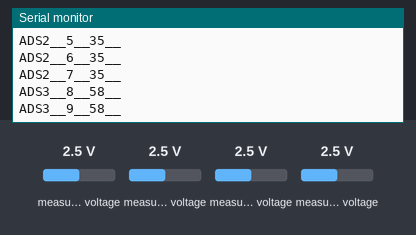
Recording of a sketch running on a simulated Arduino Uno, built with avr-gcc and run on an emulated ATmega328P. On the bench: the last lines printed to the serial monitor. Wiring (inferred from the names in the program): ADS1115 converter at I2C address 0x48; ADS1115 converter at I2C address 0x49; ADS1115 converter at I2C address 0x4A. Inputs (shaded band) come from the test bench; at power-on: measured voltage 2.5 V.

Above: at 1.2 s.
1.3 s: measured voltage (sensor 200) set to 0.1 V
At 2.0 s:
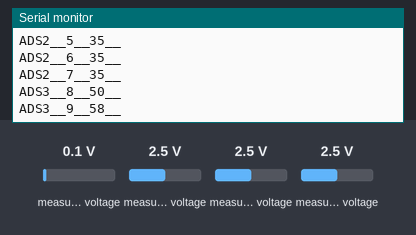
2.8 s: measured voltage (sensor 201) set to 0.1 V
At 3.6 s:
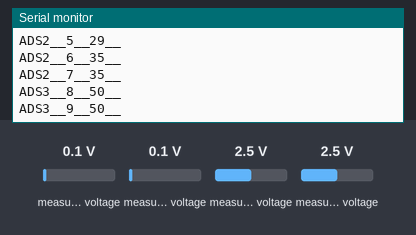
4.3 s: measured voltage (sensor 202) set to 0.1 V
5.8 s: measured voltage (sensor 203) set to 0.1 V
At 6.7 s:
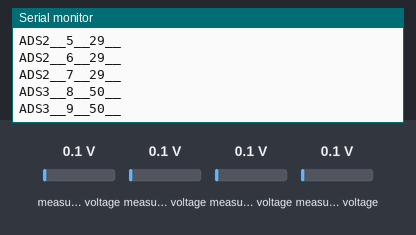
7.3 s: measured voltage (sensor 200) set to 1.2 V
At 7.8 s:
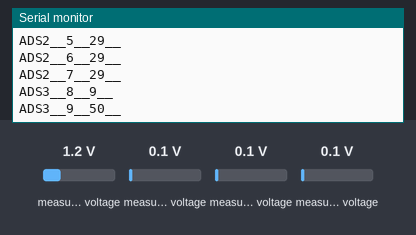
8.8 s: measured voltage (sensor 201) set to 1.2 V
At 9.3 s:
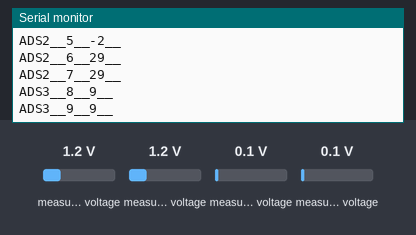
Timing chart, 0 to 11.3 s (numbered marks = the images above; inputs shaded):
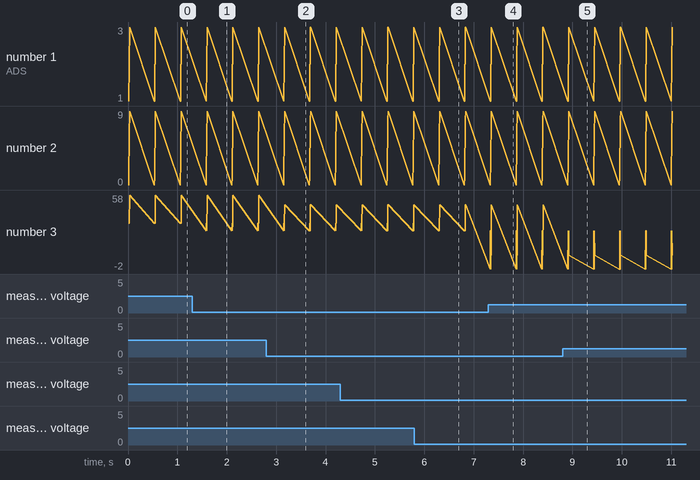

Measured:
- after the input at 1.3 s, the serial monitor: prints a new line after 0.28 s (image 1)
- after the input at 2.8 s, the serial monitor: prints a new line after 0.35 s (image 2)
- after the input at 5.8 s, the serial monitor: prints a new line after 0.50 s (image 3)
- after the input at 7.3 s, the serial monitor: prints a new line at once (image 4)
- after the input at 8.8 s, the serial monitor: prints a new line after 0.11 s (image 5)

The sketch:

TestAdsLite.ino
```cpp
#include<ADS1115_lite.h>

ADS1115_lite ads(ADS1115_ADDRESS_ADDR_GND);  // 0x48 addr pin connected to GND
ADS1115_lite ads1(ADS1115_ADDRESS_ADDR_VDD);  // 0x48 addr pin connected to GND
ADS1115_lite ads2(ADS1115_ADDRESS_ADDR_SDA);  // 0x48 addr pin connected to GND
ADS1115_lite ads3(ADS1115_ADDRESS_ADDR_SCL);  // 0x48 addr pin connected to GND

float tempsPel[10];

float vin = 3260;
float volt = 0;
float R1 = 10500; //10 RES
float R2 = 0;
float buffercon = 0;


void setup() {
  Serial.begin(115200);
  delay(10);
  ads_config_all(); // call to ads_config function
}

void loop() {

  for (uint8_t i = 0; i < 10; i++) {
    tempsPel[i] = readTempPel(i);
  }

  /*
    volt = (float)ads2_read() * 0.125; //voltaje 0.125 -> 1 gain // 0.1875 -> 2/3 gain
    buffercon = (vin / volt) - 1;
    R2 = R1 * buffercon;
    Serial.println(R2);
  */

  delay(500);
}

void ads_config_all() {
  ads.setGain(ADS1115_REG_CONFIG_PGA_4_096V); // GAIN_ONE and resolution to ± 4.096V
  ads.setSampleRate(ADS1115_REG_CONFIG_DR_64SPS); // Set to the fastest MODE 860Samples per sec

  ads1.setGain(ADS1115_REG_CONFIG_PGA_4_096V); // GAIN_ONE and resolution to ± 4.096V
  ads1.setSampleRate(ADS1115_REG_CONFIG_DR_64SPS); // Set to the fastest MODE 860Samples per sec

  ads2.setGain(ADS1115_REG_CONFIG_PGA_4_096V); // GAIN_ONE and resolution to ± 4.096V
  ads2.setSampleRate(ADS1115_REG_CONFIG_DR_64SPS); // Set to the fastest MODE 860Samples per sec

  ads3.setGain(ADS1115_REG_CONFIG_PGA_4_096V); // GAIN_ONE and resolution to ± 4.096V
  ads3.setSampleRate(ADS1115_REG_CONFIG_DR_64SPS); // Set to the fastest MODE 860Samples per sec
}

///////////////////////////////////////////////////////////////////////////////////////////                   ADS 0

int16_t ads_read() {
  ads.setMux(ADS1115_REG_CONFIG_MUX_SINGLE_0);  // Single mode input on AIN0 (AIN0 - GND)
  ads.triggerConversion();  // Triggered mannually
  return ads.getConversion();  // returns int16_t value
}

int16_t ads_read1() {
  ads.setMux(ADS1115_REG_CONFIG_MUX_SINGLE_1);  // Single mode input on AIN0 (AIN0 - GND)
  ads.triggerConversion();  // Triggered mannually
  return ads.getConversion();  // returns int16_t value
}

int16_t ads_read2() {
  ads.setMux(ADS1115_REG_CONFIG_MUX_SINGLE_2);  // Single mode input on AIN0 (AIN0 - GND)
  ads.triggerConversion();  // Triggered mannually
  return ads.getConversion();  // returns int16_t value
}

int16_t ads_read3() {
  ads.setMux(ADS1115_REG_CONFIG_MUX_SINGLE_3);  // Single mode input on AIN0 (AIN0 - GND)
  ads.triggerConversion();  // Triggered mannually
  return ads.getConversion();  // returns int16_t value
}


///////////////////////////////////////////////////////////////////////////////////////////                   ADS 1

int16_t ads1_read() {
  ads1.setMux(ADS1115_REG_CONFIG_MUX_SINGLE_0);  // Single mode input on AIN0 (AIN0 - GND)
  ads1.triggerConversion();  // Triggered mannually
  return ads1.getConversion();  // returns int16_t value
}

int16_t ads1_read1() {
  ads1.setMux(ADS1115_REG_CONFIG_MUX_SINGLE_1);  // Single mode input on AIN0 (AIN0 - GND)
  ads1.triggerConversion();  // Triggered mannually
  return ads1.getConversion();  // returns int16_t value
}

int16_t ads1_read2() {
  ads1.setMux(ADS1115_REG_CONFIG_MUX_SINGLE_2);  // Single mode input on AIN0 (AIN0 - GND)
  ads1.triggerConversion();  // Triggered mannually
  return ads1.getConversion();  // returns int16_t value
}

int16_t ads1_read3() {
  ads1.setMux(ADS1115_REG_CONFIG_MUX_SINGLE_3);  // Single mode input on AIN0 (AIN0 - GND)
  ads1.triggerConversion();  // Triggered mannually
  return ads1.getConversion();  // returns int16_t value
}

///////////////////////////////////////////////////////////////////////////////////////////                  ADS 2

int16_t ads2_read() {
  ads2.setMux(ADS1115_REG_CONFIG_MUX_SINGLE_0);  // Single mode input on AIN0 (AIN0 - GND)
  ads2.triggerConversion();  // Triggered mannually
  return ads2.getConversion();  // returns int16_t value
}

int16_t ads2_read1() {
  ads2.setMux(ADS1115_REG_CONFIG_MUX_SINGLE_1);  // Single mode input on AIN0 (AIN0 - GND)
  ads2.triggerConversion();  // Triggered mannually
  return ads2.getConversion();  // returns int16_t value
}

int16_t ads2_read2() {
  ads2.setMux(ADS1115_REG_CONFIG_MUX_SINGLE_2);  // Single mode input on AIN0 (AIN0 - GND)
  ads2.triggerConversion();  // Triggered mannually
  return ads2.getConversion();  // returns int16_t value
}

int16_t ads2_read3() {
  ads2.setMux(ADS1115_REG_CONFIG_MUX_SINGLE_3);  // Single mode input on AIN0 (AIN0 - GND)
  ads2.triggerConversion();  // Triggered mannually
  return ads2.getConversion();  // returns int16_t value
}


///////////////////////////////////////////////////////////////////////////////////////////                  ADS 3

int16_t ads3_read() {
  ads3.setMux(ADS1115_REG_CONFIG_MUX_SINGLE_0);  // Single mode input on AIN0 (AIN0 - GND)
  ads3.triggerConversion();  // Triggered mannually
  return ads3.getConversion();  // returns int16_t value
}

int16_t ads3_read1() {
  ads3.setMux(ADS1115_REG_CONFIG_MUX_SINGLE_1);  // Single mode input on AIN0 (AIN0 - GND)
  ads3.triggerConversion();  // Triggered mannually
  return ads3.getConversion();  // returns int16_t value
}

int16_t ads3_read2() {
  ads3.setMux(ADS1115_REG_CONFIG_MUX_SINGLE_2);  // Single mode input on AIN0 (AIN0 - GND)
  ads3.triggerConversion();  // Triggered mannually
  return ads3.getConversion();  // returns int16_t value
}

int16_t ads3_read3() {
  ads3.setMux(ADS1115_REG_CONFIG_MUX_SINGLE_3);  // Single mode input on AIN0 (AIN0 - GND)
  ads3.triggerConversion();  // Triggered mannually
  return ads3.getConversion();  // returns int16_t value
}


/*
  0...9
*/
float readTempPel(uint8_t number) {
  float vout = 0;

  //T1-T4

  if (number == 0) {
    vout = getRes5kTemperature(getOhms(ads_read()));
    Serial.print("ADS1__");
    Serial.print(number);
    Serial.print("__");
    Serial.print((int)vout);
    Serial.print("__");
    Serial.println("");
  }

  if (number == 1) {
    vout = getRes5kTemperature(getOhms(ads_read1()));
    Serial.print("ADS1__");
    Serial.print(number);
    Serial.print("__");
    Serial.print((int)vout);
    Serial.print("__");
    Serial.println("");
  }

  if (number == 2) {
    vout = getRes5kTemperature(getOhms(ads_read2()));
    Serial.print("ADS1__");
    Serial.print(number);
    Serial.print("__");
    Serial.print((int)vout);
    Serial.print("__");
    Serial.println("");
  }

  if (number == 3) {
    vout = getRes5kTemperature(getOhms(ads_read3()));
    Serial.print("ADS1__");
    Serial.print(number);
    Serial.print("__");
    Serial.print((int)vout);
    Serial.print("__");
    Serial.println("");
  }

  //T5-T8

  if (number == 4) {
    vout = getRes5kTemperature(getOhms(ads1_read()));
    Serial.print("ADS2__");
    Serial.print(number);
    Serial.print("__");
    Serial.print((int)vout);
    Serial.print("__");
    Serial.println("");
  }

  if (number == 5) {
    vout = getRes5kTemperature(getOhms(ads1_read1()));
    Serial.print("ADS2__");
    Serial.print(number);
    Serial.print("__");
    Serial.print((int)vout);
    Serial.print("__");
    Serial.println("");
  }

  if (number == 6) {
    vout = getRes5kTemperature(getOhms(ads1_read2()));
    Serial.print("ADS2__");
    Serial.print(number);
    Serial.print("__");
    Serial.print((int)vout);
    Serial.print("__");
    Serial.println("");
  }

  if (number == 7) {
    vout = getRes5kTemperature(getOhms(ads1_read3()));
    Serial.print("ADS2__");
    Serial.print(number);
    Serial.print("__");
    Serial.print((int)vout);
    Serial.print("__");
    Serial.println("");
  }

  //vout = ads1.readADC_SingleEnded(number - 4);// * (3.3 / 32767); //0...32767 resolution


  //T9-T10

  if (number == 8) {
    vout = getRes10kTemperature(getOhms(ads2_read()));
    Serial.print("ADS3__");
    Serial.print(number);
    Serial.print("__");
    Serial.print((int)vout);
    Serial.print("__");
    Serial.println("");
  }

  if (number == 9) {
    vout = getRes10kTemperature(getOhms(ads2_read1()));
    Serial.print("ADS3__");
    Serial.print(number);
    Serial.print("__");
    Serial.print((int)vout);
    Serial.print("__");
    Serial.println("");
  }

  /*
    if (number == 10) {
    vout = ads2_read2();
    }
    if (number == 11) {
    vout = ads2_read3();
    }
  */

  //vout = ads2.readADC_SingleEnded(number - 8);// * (3.3 / 32767); //0...32767 resolution


  //float Temp_C = Temp_K - 273.15; //converting into Celsius
  return vout;//Temp_C;

  //Serial.println("");
}


float getOhms(int16_t lecture) {
  volt = abs(lecture) * 0.125; //0.125->1 gain
  buffercon = (vin / volt) - 1;
  return R1 * buffercon;

}


float getRes5kTemperature(int16_t res)
{
  float tx = 530.1959 * pow((float)res, -0.1231) - 160.7144;
  return tx;
}

float getRes10kTemperature(int16_t res)
{
  float tx = 708.9896 * pow((float)res, -0.1471) - 157.9437;
  return tx;
}
```
